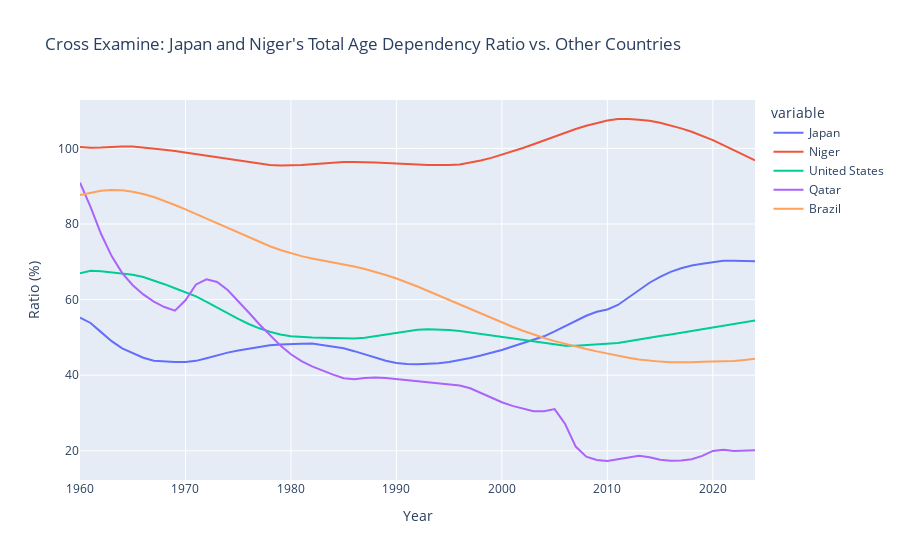

The cell this chart's notebook holds for it:
### Code cell
# Cross Examine
pd.options.plotting.backend = 'plotly'

variable_labels = {"SP.POP.DPND.OL": "Old Age Dependency Ratio",
                   "SP.POP.DPND.YG": "Young Age Dependency Ratio", 
                   "SP.POP.DPND": "Total Age Dependency Ratio"}

countries = {"JPN":"Japan",
             "NER":"Niger",
             "USA":"United States", 
             "QAT":"Qatar", 
             "BRA":"Brazil"
            }


df = wbdata.get_dataframe(variable_labels, country=countries, parse_dates=True)
df = df.unstack('country')

comparison_df = df.loc[:, [
    ('Total Age Dependency Ratio', 'Japan'), 
    ('Total Age Dependency Ratio', 'Niger'),
    ('Total Age Dependency Ratio', 'United States'),
    ('Total Age Dependency Ratio', 'Qatar'), 
    ('Total Age Dependency Ratio', 'Brazil')
]]

comparison_df.index = comparison_df.index.year
comparison_df.columns = ['Japan', 'Niger', 'United States', 'Qatar', 'Brazil'] # Rename for the legend

fig = comparison_df.plot(
    title="Cross Examine: Japan and Niger's Total Age Dependency Ratio vs. Other Countries",
    labels={'value': 'Ratio (%)', 'date': 'Year'}
)

fig.show()

### Figure 1 — Plotly figure (JSON) as saved in the notebook; plotly's stock layout.template omitted (floating-point values rounded to 4 significant figures)
{"data": [{"hovertemplate": "variable=Japan<br>Year=%{x}<br>Ratio (%)=%{y}<extra></extra>", "legendgroup": "Japan", "line": {"color": "#636efa", "dash": "solid"}, "marker": {"symbol": "circle"}, "mode": "lines", "name": "Japan", "orientation": "v", "showlegend": true, "type": "scatter", "x": [1960, 1961, 1962, 1963, 1964, 1965, 1966, 1967, 1968, 1969, 1970, 1971, 1972, 1973, 1974, 1975, 1976, 1977, 1978, 1979, 1980, 1981, 1982, 1983, 1984, 1985, 1986, 1987, 1988, 1989, 1990, 1991, 1992, 1993, 1994, 1995, 1996, 1997, 1998, 1999, 2000, 2001, 2002, 2003, 2004, 2005, 2006, 2007, 2008, 2009, 2010, 2011, 2012, 2013, 2014, 2015, 2016, 2017, 2018, 2019, 2020, 2021, 2022, 2023, 2024], "xaxis": "x", "y": [55.22, 53.82, 51.4, 49.0, 47.1, 45.81, 44.62, 43.84, 43.6, 43.51, 43.51, 43.8, 44.5, 45.28, 45.97, 46.56, 47.08, 47.54, 47.92, 48.15, 48.15, 48.34, 48.37, 47.93, 47.57, 47.11, 46.36, 45.51, 44.62, 43.81, 43.23, 42.94, 42.89, 42.95, 43.14, 43.47, 43.95, 44.57, 45.21, 45.88, 46.68, 47.61, 48.53, 49.35, 50.29, 51.59, 53.01, 54.37, 55.73, 56.79, 57.4, 58.58, 60.54, 62.61, 64.47, 66.02, 67.32, 68.31, 69.02, 69.48, 69.89, 70.26, 70.25, 70.1, 70.12], "yaxis": "y"}, {"hovertemplate": "variable=Niger<br>Year=%{x}<br>Ratio (%)=%{y}<extra></extra>", "legendgroup": "Niger", "line": {"color": "#EF553B", "dash": "solid"}, "marker": {"symbol": "circle"}, "mode": "lines", "name": "Niger", "orientation": "v", "showlegend": true, "type": "scatter", "x": [1960, 1961, 1962, 1963, 1964, 1965, 1966, 1967, 1968, 1969, 1970, 1971, 1972, 1973, 1974, 1975, 1976, 1977, 1978, 1979, 1980, 1981, 1982, 1983, 1984, 1985, 1986, 1987, 1988, 1989, 1990, 1991, 1992, 1993, 1994, 1995, 1996, 1997, 1998, 1999, 2000, 2001, 2002, 2003, 2004, 2005, 2006, 2007, 2008, 2009, 2010, 2011, 2012, 2013, 2014, 2015, 2016, 2017, 2018, 2019, 2020, 2021, 2022, 2023, 2024], "xaxis": "x", "y": [100.4, 100.2, 100.2, 100.4, 100.5, 100.5, 100.3, 100.0, 99.67, 99.29, 98.88, 98.45, 98.0, 97.55, 97.11, 96.67, 96.25, 95.89, 95.63, 95.5, 95.51, 95.63, 95.82, 96.03, 96.23, 96.38, 96.42, 96.39, 96.29, 96.13, 95.95, 95.82, 95.72, 95.64, 95.59, 95.59, 95.76, 96.21, 96.8, 97.5, 98.3, 99.16, 100.1, 101.1, 102.1, 103.2, 104.2, 105.1, 106.0, 106.8, 107.4, 107.7, 107.8, 107.6, 107.3, 106.8, 106.1, 105.3, 104.4, 103.4, 102.2, 100.9, 99.51, 98.16, 96.83], "yaxis": "y"}, {"hovertemplate": "variable=United States<br>Year=%{x}<br>Ratio (%)=%{y}<extra></extra>", "legendgroup": "United States", "line": {"color": "#00cc96", "dash": "solid"}, "marker": {"symbol": "circle"}, "mode": "lines", "name": "United States", "orientation": "v", "showlegend": true, "type": "scatter", "x": [1960, 1961, 1962, 1963, 1964, 1965, 1966, 1967, 1968, 1969, 1970, 1971, 1972, 1973, 1974, 1975, 1976, 1977, 1978, 1979, 1980, 1981, 1982, 1983, 1984, 1985, 1986, 1987, 1988, 1989, 1990, 1991, 1992, 1993, 1994, 1995, 1996, 1997, 1998, 1999, 2000, 2001, 2002, 2003, 2004, 2005, 2006, 2007, 2008, 2009, 2010, 2011, 2012, 2013, 2014, 2015, 2016, 2017, 2018, 2019, 2020, 2021, 2022, 2023, 2024], "xaxis": "x", "y": [66.94, 67.61, 67.51, 67.18, 66.88, 66.56, 66.0, 65.12, 64.08, 63.0, 61.99, 60.85, 59.41, 57.83, 56.3, 54.88, 53.54, 52.4, 51.5, 50.79, 50.32, 50.05, 49.94, 49.92, 49.88, 49.77, 49.71, 49.89, 50.28, 50.77, 51.24, 51.65, 52.0, 52.16, 52.14, 51.97, 51.68, 51.29, 50.87, 50.45, 50.04, 49.64, 49.25, 48.87, 48.5, 48.1, 47.8, 47.77, 47.92, 48.1, 48.25, 48.51, 48.99, 49.5, 49.96, 50.38, 50.79, 51.24, 51.69, 52.16, 52.59, 52.95, 53.38, 53.91, 54.45], "yaxis": "y"}, {"hovertemplate": "variable=Qatar<br>Year=%{x}<br>Ratio (%)=%{y}<extra></extra>", "legendgroup": "Qatar", "line": {"color": "#ab63fa", "dash": "solid"}, "marker": {"symbol": "circle"}, "mode": "lines", "name": "Qatar", "orientation": "v", "showlegend": true, "type": "scatter", "x": [1960, 1961, 1962, 1963, 1964, 1965, 1966, 1967, 1968, 1969, 1970, 1971, 1972, 1973, 1974, 1975, 1976, 1977, 1978, 1979, 1980, 1981, 1982, 1983, 1984, 1985, 1986, 1987, 1988, 1989, 1990, 1991, 1992, 1993, 1994, 1995, 1996, 1997, 1998, 1999, 2000, 2001, 2002, 2003, 2004, 2005, 2006, 2007, 2008, 2009, 2010, 2011, 2012, 2013, 2014, 2015, 2016, 2017, 2018, 2019, 2020, 2021, 2022, 2023, 2024], "xaxis": "x", "y": [90.94, 84.53, 77.36, 71.51, 67.03, 63.82, 61.37, 59.45, 58.03, 57.08, 59.81, 64.02, 65.38, 64.65, 62.54, 59.69, 56.59, 53.48, 50.51, 47.82, 45.53, 43.72, 42.32, 41.18, 40.16, 39.18, 38.92, 39.27, 39.4, 39.26, 38.99, 38.66, 38.34, 38.06, 37.81, 37.56, 37.28, 36.53, 35.27, 33.98, 32.84, 31.89, 31.13, 30.46, 30.48, 31.03, 27.08, 21.12, 18.44, 17.55, 17.3, 17.78, 18.38, 18.67, 18.29, 17.65, 17.36, 17.45, 17.78, 18.66, 19.97, 20.26, 19.96, 20.1, 20.12], "yaxis": "y"}, {"hovertemplate": "variable=Brazil<br>Year=%{x}<br>Ratio (%)=%{y}<extra></extra>", "legendgroup": "Brazil", "line": {"color": "#FFA15A", "dash": "solid"}, "marker": {"symbol": "circle"}, "mode": "lines", "name": "Brazil", "orientation": "v", "showlegend": true, "type": "scatter", "x": [1960, 1961, 1962, 1963, 1964, 1965, 1966, 1967, 1968, 1969, 1970, 1971, 1972, 1973, 1974, 1975, 1976, 1977, 1978, 1979, 1980, 1981, 1982, 1983, 1984, 1985, 1986, 1987, 1988, 1989, 1990, 1991, 1992, 1993, 1994, 1995, 1996, 1997, 1998, 1999, 2000, 2001, 2002, 2003, 2004, 2005, 2006, 2007, 2008, 2009, 2010, 2011, 2012, 2013, 2014, 2015, 2016, 2017, 2018, 2019, 2020, 2021, 2022, 2023, 2024], "xaxis": "x", "y": [87.67, 88.3, 88.79, 89.02, 88.91, 88.5, 87.92, 87.13, 86.15, 85.03, 83.85, 82.64, 81.4, 80.15, 78.87, 77.61, 76.38, 75.22, 74.11, 73.11, 72.24, 71.5, 70.89, 70.38, 69.88, 69.34, 68.75, 68.09, 67.33, 66.51, 65.59, 64.58, 63.46, 62.28, 61.08, 59.87, 58.65, 57.44, 56.25, 55.08, 53.93, 52.82, 51.75, 50.75, 49.83, 49.01, 48.27, 47.58, 46.93, 46.31, 45.72, 45.16, 44.64, 44.18, 43.82, 43.59, 43.44, 43.37, 43.43, 43.54, 43.59, 43.64, 43.79, 44.03, 44.33], "yaxis": "y"}], "layout": {"legend": {"title": {"text": "variable"}, "tracegroupgap": 0}, "title": {"text": "Cross Examine: Japan and Niger's Total Age Dependency Ratio vs. Other Countries"}, "xaxis": {"anchor": "y", "domain": [0, 1], "title": {"text": "Year"}}, "yaxis": {"anchor": "x", "domain": [0, 1], "title": {"text": "Ratio (%)"}}}}
